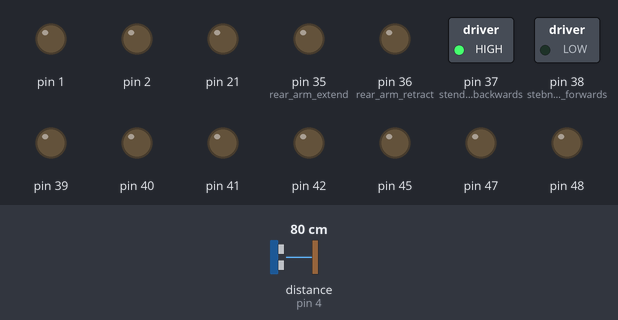
Bench run of a sketch on a simulated Arduino Mega 2560, built with avr-gcc and run on an emulated ATmega2560. Shown: switched loads named in the sketch (green lamp = pin HIGH), output pins drawn as LEDs (lit = HIGH). Wiring (inferred from the names in the program): ultrasonic range finder: trigger pin 5; echo pin 4. The test bench sets the inputs (shaded band); at power-on: distance to the obstacle (sensor on pin 4) 80 cm. The echo pulse lasts 58.3 µs per cm; pins used as bus, display or sensor lines are not drawn.

Above: at 4.8 s.
4.9 s: distance to the obstacle (sensor on pin 4) set to 8 cm
6.4 s: distance to the obstacle (sensor on pin 4) set to 5 cm
At 6.7 s:
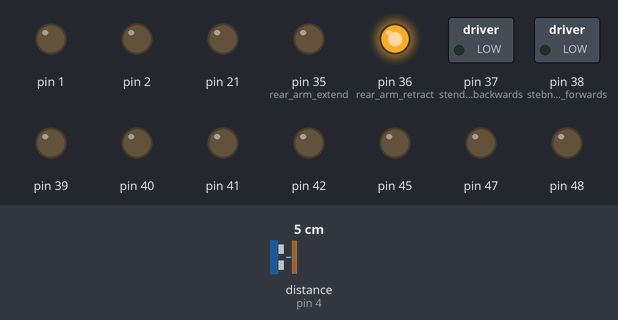
At 10.9 s:
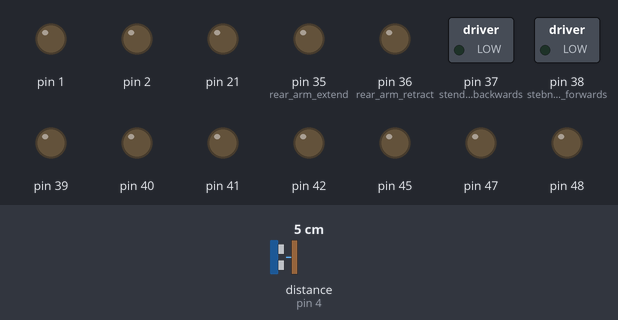
Timing chart, 0 to 12.4 s (numbered marks = the images above; inputs shaded):
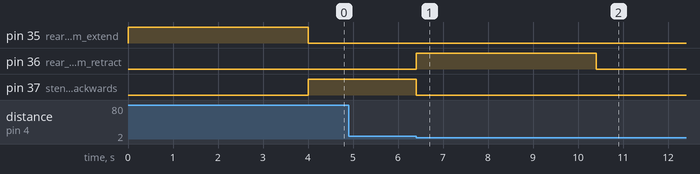

Measured:
- the behaviour switches between 7 and 6 cm on distance to the obstacle (sensor on pin 4) (found by bisection; images 0 and 1)
- after the input at 4.9 s, every drawn part: stays the same
- after the input at 6.4 s, pin 36 (rear_arm_retract): LOW → HIGH at once, → LOW 4.0 s later; pin 37 (stendo_arm_backwards): HIGH → LOW at once

The sketch:

project_code.ino
```cpp
#define trigF 5
#define echoF 4
// Defines the number of steps per rotation
const int stepsPerRevolution = 2038;

int step;
int duration;
int distance;


void setup() {
 step = 3;

//pins from left to right
  pinMode(21, OUTPUT);
  pinMode(47, OUTPUT);
  pinMode(48, OUTPUT);
  pinMode(45, OUTPUT);
  pinMode(35, OUTPUT); //rear arm extend
  pinMode(36, OUTPUT); //rear arm retract
  pinMode(37, OUTPUT); //stendo arm backwards
  pinMode(38, OUTPUT); //stebndo arm forwards
  pinMode(39, OUTPUT);
  pinMode(40, OUTPUT);
  pinMode(41, OUTPUT);
  pinMode(42, OUTPUT);
  pinMode(2, OUTPUT);
  pinMode(1, OUTPUT);

  pinMode(trigF, OUTPUT); // Sets the trigPin as an Output
  pinMode(echoF, INPUT); // Sets the echoPin as an Input
}

void loop() {

  switch(step){

//move to edge and stop
case 0:
   // Clears the trigPin
      digitalWrite(trigF, LOW);
      delayMicroseconds(2);
      // Sets the trigPin on HIGH state for 10 micro seconds
      digitalWrite(trigF, HIGH);
      delayMicroseconds(10);
      digitalWrite(trigF, LOW);
      // Reads the echoPin, returns the sound wave travel time in microseconds
      duration = pulseIn(echoF, HIGH);
      // Calculating the distance
      distance= duration*0.034/2;
      Serial.println(distance);

      if(distance <= 5){
        digitalWrite(41, HIGH);
      }

      if (distance >= 5){
        step = 1;
      }
      break;

      //extend front arm
      case 1:

      break;

      //stepper move front arm to table
      case 2:

      break;

      //extend back wheels
      case 3:
      digitalWrite(35, HIGH);
      delay(4000);
      digitalWrite(35, LOW);
      step = 4;
      break;

      //front arm pull
      case 4:
      digitalWrite(5, LOW);
      delayMicroseconds(2);
      // Sets the trigPin on HIGH state for 10 micro seconds
      digitalWrite(5, HIGH);
      delayMicroseconds(10);
      digitalWrite(5, LOW);
      // Reads the echoPin, returns the sound wave travel time in microseconds
      duration = pulseIn(4, HIGH);
      // Calculating the distance
      distance= duration*0.034/2;
      Serial.println(distance);


      digitalWrite(37, HIGH);
      if(distance <= 5){
        digitalWrite(37, LOW);
      step = 5;
      }
      break;

      //pull back wheels up
      case 5:
      digitalWrite(36, HIGH);
      delay(4000);
      digitalWrite(36, LOW);
      step = 6;
      break;

      //retract front arm
      case 6:

      break;

      //arm rotate back to stating position
      case 7:

      break;

      //drive forwards?
      case 8:

      break;
  }

}
```
